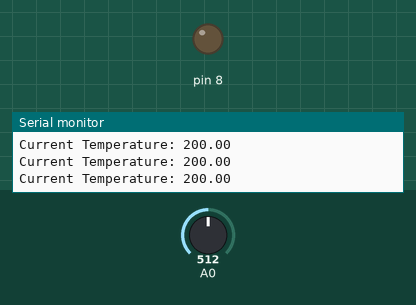
This sketch was run on a simulated Arduino Uno, built with avr-gcc and run on an emulated ATmega328P. Shown: output pins drawn as LEDs (lit = HIGH), the last lines printed to the serial monitor. The inputs (shaded band) are chosen by the test bench; at power-on: A0 = 512.

Above: at 1.2 s.
1.3 s: A0 set to 152
4.3 s: A0 set to 138
At 5.1 s:
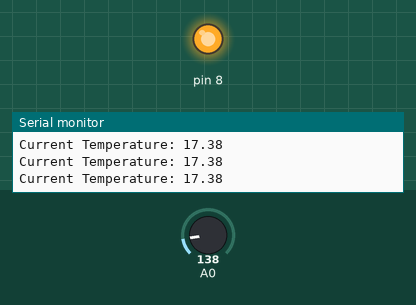
5.8 s: A0 set to 306
At 6.8 s:
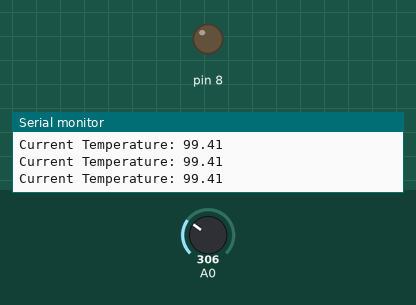
Timing chart, 0 to 8.8 s (numbered marks = the images above; inputs shaded):
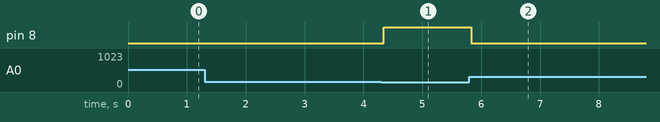

Measured:
- the behaviour switches between 144 and 143 on A0 (found by bisection; images 0 and 1)
- after the input at 4.3 s, pin 8: LOW → HIGH after 0.05 s
- after the input at 5.8 s, pin 8: HIGH → LOW at once

The sketch:

TempBuzz.ino
```cpp
int sensorInput;
double temp;

void setup() {
  Serial.begin(9600);
  pinMode(8, OUTPUT);
}
void loop() {
  sensorInput = analogRead(A0);
  temp = (double)sensorInput / 1024;
  temp = temp * 5;
  temp = temp - 0.5;
  temp = temp * 100;
  Serial.print("Current Temperature: ");
  Serial.println(temp);
  if(temp < 20.00)
  {
  	digitalWrite(8, HIGH);
  }
  else
  {
  	digitalWrite(8, LOW);
  }
}
```
